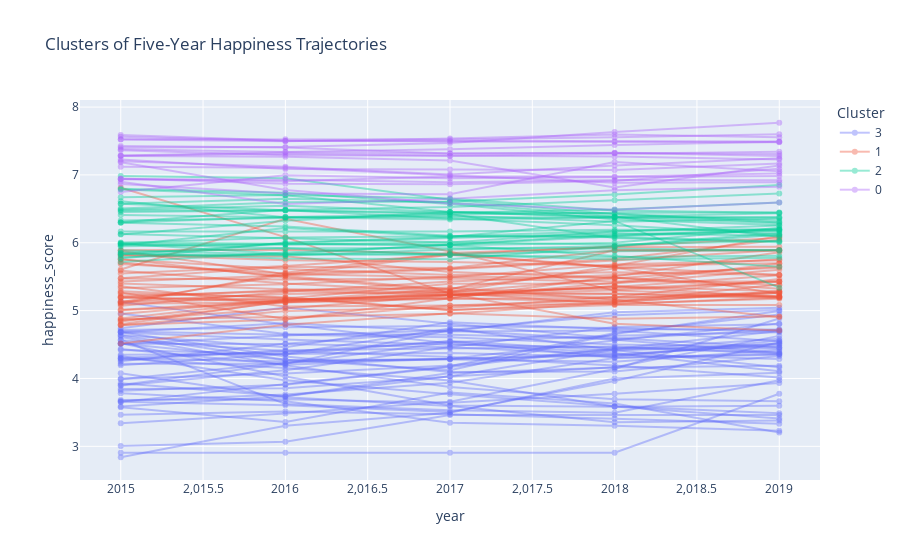

The code cell stored with this chart in its notebook:
### Markdown cell above
### 6.4 Trajectory clustering
K-means groups countries with similar five-year happiness paths.

### Code cell
trend_matrix = happiness.pivot_table(index="country", columns="year", values="happiness_score")
trend_matrix = trend_matrix.dropna()
scaler = StandardScaler()
trend_scaled = scaler.fit_transform(trend_matrix)
kmeans = KMeans(n_clusters=4, random_state=42, n_init=20)
trend_matrix["cluster"] = kmeans.fit_predict(trend_scaled)
trend_long = trend_matrix.reset_index().melt(id_vars=["country", "cluster"], var_name="year", value_name="happiness_score")
fig_clusters = px.line(
    trend_long,
    x="year",
    y="happiness_score",
    color="cluster",
    line_group="country",
    hover_name="country",
    markers=True,
    title="Clusters of Five-Year Happiness Trajectories",
)
fig_clusters.update_traces(opacity=0.4)
fig_clusters.update_layout(legend=dict(title="Cluster"))
fig_clusters.show()
